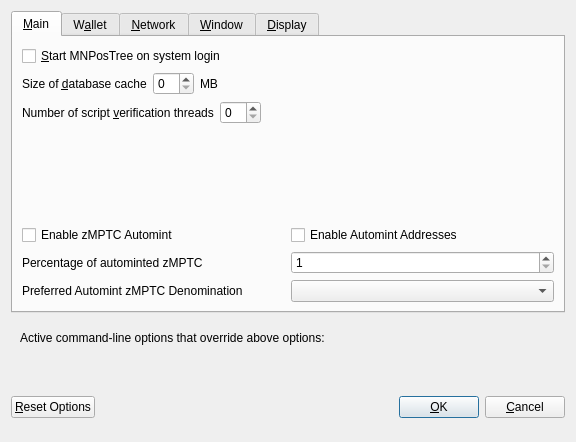
<?xml version="1.0" encoding="UTF-8"?>
<ui version="4.0">
 <class>OptionsDialog</class>
 <widget class="QDialog" name="OptionsDialog">
  <property name="geometry">
   <rect>
    <x>0</x>
    <y>0</y>
    <width>576</width>
    <height>442</height>
   </rect>
  </property>
  <property name="windowTitle">
   <string>Options</string>
  </property>
  <property name="modal">
   <bool>true</bool>
  </property>
  <layout class="QVBoxLayout" name="verticalLayout">
   <item>
    <widget class="QTabWidget" name="tabWidget">
     <property name="currentIndex">
      <number>0</number>
     </property>
     <widget class="QWidget" name="tabMain">
      <attribute name="title">
       <string>&amp;Main</string>
      </attribute>
      <layout class="QVBoxLayout" name="verticalLayout_Main">
       <item>
        <widget class="QCheckBox" name="bitcoinAtStartup">
         <property name="toolTip">
          <string>Automatically start MNPosTree after logging in to the system.</string>
         </property>
         <property name="text">
          <string>&amp;Start MNPosTree on system login</string>
         </property>
        </widget>
       </item>
       <item>
        <layout class="QHBoxLayout" name="horizontalLayout_2_Main">
         <item>
          <widget class="QLabel" name="databaseCacheLabel">
           <property name="text">
            <string>Size of &amp;database cache</string>
           </property>
           <property name="textFormat">
            <enum>Qt::PlainText</enum>
           </property>
           <property name="buddy">
            <cstring>databaseCache</cstring>
           </property>
          </widget>
         </item>
         <item>
          <widget class="QSpinBox" name="databaseCache"/>
         </item>
         <item>
          <widget class="QLabel" name="databaseCacheUnitLabel">
           <property name="text">
            <string>MB</string>
           </property>
           <property name="textFormat">
            <enum>Qt::PlainText</enum>
           </property>
          </widget>
         </item>
         <item>
          <spacer name="horizontalSpacer_2_Main">
           <property name="orientation">
            <enum>Qt::Horizontal</enum>
           </property>
           <property name="sizeHint" stdset="0">
            <size>
             <width>40</width>
             <height>20</height>
            </size>
           </property>
          </spacer>
         </item>
        </layout>
       </item>
       <item>
        <layout class="QHBoxLayout" name="horizontalLayout_3_Main">
         <item>
          <widget class="QLabel" name="threadsScriptVerifLabel">
           <property name="text">
            <string>Number of script &amp;verification threads</string>
           </property>
           <property name="textFormat">
            <enum>Qt::PlainText</enum>
           </property>
           <property name="buddy">
            <cstring>threadsScriptVerif</cstring>
           </property>
          </widget>
         </item>
         <item>
          <widget class="QSpinBox" name="threadsScriptVerif">
           <property name="toolTip">
            <string>(0 = auto, &lt;0 = leave that many cores free)</string>
           </property>
          </widget>
         </item>
         <item>
          <spacer name="horizontalSpacer_3_Main">
           <property name="orientation">
            <enum>Qt::Horizontal</enum>
           </property>
           <property name="sizeHint" stdset="0">
            <size>
             <width>40</width>
             <height>20</height>
            </size>
           </property>
          </spacer>
         </item>
        </layout>
       </item>
       <item>
        <spacer name="verticalSpacer_2">
         <property name="orientation">
          <enum>Qt::Vertical</enum>
         </property>
         <property name="sizeHint" stdset="0">
          <size>
           <width>20</width>
           <height>40</height>
          </size>
         </property>
        </spacer>
       </item>
       <item>
        <widget class="QWidget" name="verticalZmptcOptionsWidget" native="true">
         <layout class="QVBoxLayout" name="verticalZmptcOptionsLayout">
          <property name="margin">
           <number>0</number>
          </property>
          <item>
           <layout class="QHBoxLayout" name="horizontalAutomintingLayout">
            <item>
             <widget class="QCheckBox" name="checkBoxZeromintEnable">
              <property name="toolTip">
               <string>Enable automatic minting of MPTC units to zMPTC</string>
              </property>
              <property name="layoutDirection">
               <enum>Qt::LeftToRight</enum>
              </property>
              <property name="text">
               <string>Enable zMPTC Automint</string>
              </property>
             </widget>
            </item>
            <item>
             <widget class="QCheckBox" name="checkBoxZeromintAddresses">
              <property name="toolTip">
               <string>Enable automatic zMPTC minting from specific addresses</string>
              </property>
              <property name="layoutDirection">
               <enum>Qt::LeftToRight</enum>
              </property>
              <property name="text">
               <string>Enable Automint Addresses</string>
              </property>
             </widget>
            </item>
           </layout>
          </item>
          <item>
           <layout class="QHBoxLayout" name="horizontalZmintPercentageLayout">
            <item>
             <widget class="QLabel" name="percentage_label">
              <property name="toolTip">
               <string>Percentage of incoming MPTC which get automatically converted to zMPTC via Zerocoin Protocol (min: 10%)</string>
              </property>
              <property name="text">
               <string>Percentage of autominted zMPTC</string>
              </property>
             </widget>
            </item>
            <item>
             <widget class="QSpinBox" name="zeromintPercentage">
              <property name="minimum">
               <number>1</number>
              </property>
              <property name="maximum">
               <number>100</number>
              </property>
             </widget>
            </item>
           </layout>
          </item>
          <item>
           <layout class="QHBoxLayout" name="horizontalLayout" stretch="0,0">
            <property name="sizeConstraint">
             <enum>QLayout::SetFixedSize</enum>
            </property>
            <item>
             <widget class="QLabel" name="labelPreferredDenom">
              <property name="maximumSize">
               <size>
                <width>16777215</width>
                <height>16777215</height>
               </size>
              </property>
              <property name="toolTip">
               <string>Wait with automatic conversion to Zerocoin until enough MPTC for this denomination is available</string>
              </property>
              <property name="text">
               <string>Preferred Automint zMPTC Denomination</string>
              </property>
             </widget>
            </item>
            <item>
             <widget class="QComboBox" name="preferredDenom">
              <property name="maximumSize">
               <size>
                <width>16777215</width>
                <height>27</height>
               </size>
              </property>
              <property name="toolTip">
               <string>Wait with automatic conversion to Zerocoin until enough MPTC for this denomination is available</string>
              </property>
              <property name="maxVisibleItems">
               <number>9</number>
              </property>
              <property name="maxCount">
               <number>9</number>
              </property>
             </widget>
            </item>
           </layout>
          </item>
         </layout>
        </widget>
       </item>
      </layout>
     </widget>
     <widget class="QWidget" name="tabWallet">
      <attribute name="title">
       <string>W&amp;allet</string>
      </attribute>
      <layout class="QVBoxLayout" name="verticalLayout_Wallet">
       <item>
        <layout class="QHBoxLayout" name="horizontalLayout_2_Wallet">
         <item>
          <widget class="QLabel" name="labelStakeSplitThresholdText">
           <property name="text">
            <string>Stake split threshold:</string>
           </property>
          </widget>
         </item>
         <item>
          <widget class="QSpinBox" name="spinBoxStakeSplitThreshold">
           <property name="minimum">
            <number>1</number>
           </property>
           <property name="maximum">
            <number>999999</number>
           </property>
          </widget>
         </item>
        </layout>
       </item>
       <item>
        <widget class="QGroupBox" name="groupBox">
         <property name="title">
          <string>Expert</string>
         </property>
         <layout class="QVBoxLayout" name="verticalLayout_2">
          <item>
           <widget class="QCheckBox" name="coinControlFeatures">
            <property name="toolTip">
             <string>Whether to show coin control features or not.</string>
            </property>
            <property name="text">
             <string>Enable coin &amp;control features</string>
            </property>
           </widget>
          </item>
          <item>
           <widget class="QCheckBox" name="showMasternodesTab">
            <property name="toolTip">
             <string>Show additional tab listing all your masternodes in first sub-tab&lt;br/&gt;and all masternodes on the network in second sub-tab.</string>
            </property>
            <property name="text">
             <string>Show Masternodes Tab</string>
            </property>
           </widget>
          </item>
          <item>
           <widget class="QCheckBox" name="spendZeroConfChange">
            <property name="toolTip">
             <string>If you disable the spending of unconfirmed change, the change from a transaction&lt;br/&gt;cannot be used until that transaction has at least one confirmation.&lt;br/&gt;This also affects how your balance is computed.</string>
            </property>
            <property name="text">
             <string>&amp;Spend unconfirmed change</string>
            </property>
           </widget>
          </item>
         </layout>
        </widget>
       </item>
       <item>
        <spacer name="verticalSpacer_Wallet">
         <property name="orientation">
          <enum>Qt::Vertical</enum>
         </property>
         <property name="sizeHint" stdset="0">
          <size>
           <width>20</width>
           <height>40</height>
          </size>
         </property>
        </spacer>
       </item>
      </layout>
     </widget>
     <widget class="QWidget" name="tabNetwork">
      <attribute name="title">
       <string>&amp;Network</string>
      </attribute>
      <layout class="QVBoxLayout" name="verticalLayout_Network">
       <item>
        <widget class="QCheckBox" name="mapPortUpnp">
         <property name="toolTip">
          <string>Automatically open the MNPosTree client port on the router. This only works when your router supports UPnP and it is enabled.</string>
         </property>
         <property name="text">
          <string>Map port using &amp;UPnP</string>
         </property>
        </widget>
       </item>
       <item>
        <widget class="QCheckBox" name="allowIncoming">
         <property name="toolTip">
          <string>Accept connections from outside</string>
         </property>
         <property name="text">
          <string>Allow incoming connections</string>
         </property>
        </widget>
       </item>
       <item>
        <widget class="QCheckBox" name="connectSocks">
         <property name="toolTip">
          <string>Connect to the MNPosTree network through a SOCKS5 proxy.</string>
         </property>
         <property name="text">
          <string>&amp;Connect through SOCKS5 proxy (default proxy):</string>
         </property>
        </widget>
       </item>
       <item>
        <layout class="QHBoxLayout" name="horizontalLayout_1_Network">
         <item>
          <widget class="QLabel" name="proxyIpLabel">
           <property name="text">
            <string>Proxy &amp;IP:</string>
           </property>
           <property name="textFormat">
            <enum>Qt::PlainText</enum>
           </property>
           <property name="buddy">
            <cstring>proxyIp</cstring>
           </property>
          </widget>
         </item>
         <item>
          <widget class="QValidatedLineEdit" name="proxyIp">
           <property name="minimumSize">
            <size>
             <width>140</width>
             <height>0</height>
            </size>
           </property>
           <property name="maximumSize">
            <size>
             <width>140</width>
             <height>16777215</height>
            </size>
           </property>
           <property name="toolTip">
            <string>IP address of the proxy (e.g. IPv4: 127.0.0.1 / IPv6: ::1)</string>
           </property>
          </widget>
         </item>
         <item>
          <widget class="QLabel" name="proxyPortLabel">
           <property name="text">
            <string>&amp;Port:</string>
           </property>
           <property name="textFormat">
            <enum>Qt::PlainText</enum>
           </property>
           <property name="buddy">
            <cstring>proxyPort</cstring>
           </property>
          </widget>
         </item>
         <item>
          <widget class="QLineEdit" name="proxyPort">
           <property name="minimumSize">
            <size>
             <width>55</width>
             <height>0</height>
            </size>
           </property>
           <property name="maximumSize">
            <size>
             <width>55</width>
             <height>16777215</height>
            </size>
           </property>
           <property name="toolTip">
            <string>Port of the proxy (e.g. 9050)</string>
           </property>
          </widget>
         </item>
         <item>
          <spacer name="horizontalSpacer_1_Network">
           <property name="orientation">
            <enum>Qt::Horizontal</enum>
           </property>
           <property name="sizeHint" stdset="0">
            <size>
             <width>40</width>
             <height>20</height>
            </size>
           </property>
          </spacer>
         </item>
        </layout>
       </item>
       <item>
        <spacer name="verticalSpacer_Network">
         <property name="orientation">
          <enum>Qt::Vertical</enum>
         </property>
         <property name="sizeHint" stdset="0">
          <size>
           <width>20</width>
           <height>40</height>
          </size>
         </property>
        </spacer>
       </item>
      </layout>
     </widget>
     <widget class="QWidget" name="tabWindow">
      <attribute name="title">
       <string>&amp;Window</string>
      </attribute>
      <layout class="QVBoxLayout" name="verticalLayout_Window">
       <item>
        <widget class="QCheckBox" name="minimizeToTray">
         <property name="toolTip">
          <string>Show only a tray icon after minimizing the window.</string>
         </property>
         <property name="text">
          <string>&amp;Minimize to the tray instead of the taskbar</string>
         </property>
        </widget>
       </item>
       <item>
        <widget class="QCheckBox" name="minimizeOnClose">
         <property name="toolTip">
          <string>Minimize instead of exit the application when the window is closed. When this option is enabled, the application will be closed only after selecting Quit in the menu.</string>
         </property>
         <property name="text">
          <string>M&amp;inimize on close</string>
         </property>
        </widget>
       </item>
       <item>
        <spacer name="verticalSpacer_Window">
         <property name="orientation">
          <enum>Qt::Vertical</enum>
         </property>
         <property name="sizeHint" stdset="0">
          <size>
           <width>20</width>
           <height>40</height>
          </size>
         </property>
        </spacer>
       </item>
      </layout>
     </widget>
     <widget class="QWidget" name="tabDisplay">
      <attribute name="title">
       <string>&amp;Display</string>
      </attribute>
      <layout class="QVBoxLayout" name="verticalLayout_Display">
       <item>
        <layout class="QHBoxLayout" name="horizontalLayout_1_Display">
         <item>
          <widget class="QLabel" name="langLabel">
           <property name="text">
            <string>User Interface &amp;language:</string>
           </property>
           <property name="textFormat">
            <enum>Qt::PlainText</enum>
           </property>
           <property name="buddy">
            <cstring>lang</cstring>
           </property>
          </widget>
         </item>
         <item>
          <widget class="QValueComboBox" name="lang">
           <property name="toolTip">
            <string>The user interface language can be set here. This setting will take effect after restarting MNPosTree.</string>
           </property>
          </widget>
         </item>
        </layout>
       </item>
       <item>
        <widget class="QLabel" name="label_3">
         <property name="toolTip">
          <string notr="true"/>
         </property>
         <property name="statusTip">
          <string notr="true"/>
         </property>
         <property name="whatsThis">
          <string notr="true"/>
         </property>
         <property name="accessibleName">
          <string notr="true"/>
         </property>
         <property name="text">
          <string>Language missing or translation incomplete? Help contributing translations here:
https://www.transifex.com/mnpostree-project/mnpostree-project-translations</string>
         </property>
         <property name="wordWrap">
          <bool>true</bool>
         </property>
         <property name="openExternalLinks">
          <bool>true</bool>
         </property>
         <property name="textInteractionFlags">
          <set>Qt::TextBrowserInteraction</set>
         </property>
        </widget>
       </item>
       <item>
        <layout class="QHBoxLayout" name="horizontalLayout_2_Display" stretch="0,0">
         <item>
          <widget class="QLabel" name="themeLabel">
           <property name="text">
            <string>User Interface Theme:</string>
           </property>
          </widget>
         </item>
         <item>
          <widget class="QValueComboBox" name="theme"/>
         </item>
        </layout>
       </item>
       <item>
        <widget class="QWidget" name="verticalZmptcDisplayWidget" native="true">
         <layout class="QVBoxLayout" name="verticalZmptcDisplayLayout">
          <property name="margin">
           <number>0</number>
          </property>
          <item>
           <widget class="Line" name="line">
            <property name="orientation">
             <enum>Qt::Horizontal</enum>
            </property>
           </widget>
          </item>
          <item>
           <layout class="QHBoxLayout" name="horizontalLayout_3_Display">
            <item>
             <widget class="QLabel" name="unitLabel">
              <property name="text">
               <string>Unit to show amounts in:</string>
              </property>
              <property name="textFormat">
               <enum>Qt::PlainText</enum>
              </property>
             </widget>
            </item>
            <item>
             <widget class="QValueComboBox" name="unit">
              <property name="toolTip">
               <string>Choose the default subdivision unit to show in the interface and when sending coins.</string>
              </property>
             </widget>
            </item>
           </layout>
          </item>
          <item>
           <layout class="QHBoxLayout" name="horizontalLayout_4_Display">
            <item>
             <widget class="QLabel" name="digitsLabel">
              <property name="text">
               <string>Decimal digits</string>
              </property>
             </widget>
            </item>
            <item>
             <widget class="QValueComboBox" name="digits"/>
            </item>
           </layout>
          </item>
          <item>
           <layout class="QHBoxLayout" name="horizontalLayout_5_Display">
            <item>
             <widget class="QCheckBox" name="checkBoxHideZeroBalances">
              <property name="toolTip">
               <string>Hide empty balances</string>
              </property>
              <property name="layoutDirection">
               <enum>Qt::LeftToRight</enum>
              </property>
              <property name="text">
               <string>Hide empty balances</string>
              </property>
             </widget>
            </item>
            <item>
             <widget class="QCheckBox" name="checkBoxHideOrphans">
              <property name="toolTip">
               <string>Hide orphan stakes in transaction lists</string>
              </property>
              <property name="text">
               <string>Hide orphan stakes</string>
              </property>
             </widget>
            </item>
            <item>
             <spacer name="horizontalSpacer">
              <property name="orientation">
               <enum>Qt::Horizontal</enum>
              </property>
              <property name="sizeHint" stdset="0">
               <size>
                <width>40</width>
                <height>20</height>
               </size>
              </property>
             </spacer>
            </item>
           </layout>
          </item>
          <item>
           <layout class="QHBoxLayout" name="horizontalLayout_6_Display">
            <item>
             <widget class="QLabel" name="thirdPartyTxUrlsLabel">
              <property name="toolTip">
               <string>Third party URLs (e.g. a block explorer) that appear in the transactions tab as context menu items. %s in the URL is replaced by transaction hash. Multiple URLs are separated by vertical bar |.</string>
              </property>
              <property name="text">
               <string>Third party transaction URLs</string>
              </property>
             </widget>
            </item>
            <item>
             <widget class="QLineEdit" name="thirdPartyTxUrls">
              <property name="toolTip">
               <string>Third party URLs (e.g. a block explorer) that appear in the transactions tab as context menu items. %s in the URL is replaced by transaction hash. Multiple URLs are separated by vertical bar |.</string>
              </property>
             </widget>
            </item>
           </layout>
          </item>
         </layout>
        </widget>
       </item>
       <item>
        <spacer name="verticalSpacer">
         <property name="orientation">
          <enum>Qt::Vertical</enum>
         </property>
         <property name="sizeHint" stdset="0">
          <size>
           <width>20</width>
           <height>40</height>
          </size>
         </property>
        </spacer>
       </item>
      </layout>
     </widget>
    </widget>
   </item>
   <item>
    <widget class="QFrame" name="frame">
     <layout class="QVBoxLayout" name="verticalLayout_Bottom">
      <item>
       <layout class="QHBoxLayout" name="horizontalLayout_Bottom">
        <item>
         <widget class="QLabel" name="overriddenByCommandLineInfoLabel">
          <property name="text">
           <string>Active command-line options that override above options:</string>
          </property>
          <property name="textFormat">
           <enum>Qt::PlainText</enum>
          </property>
         </widget>
        </item>
        <item>
         <spacer name="horizontalSpacer_Bottom">
          <property name="orientation">
           <enum>Qt::Horizontal</enum>
          </property>
          <property name="sizeHint" stdset="0">
           <size>
            <width>40</width>
            <height>20</height>
           </size>
          </property>
         </spacer>
        </item>
       </layout>
      </item>
      <item>
       <widget class="QLabel" name="overriddenByCommandLineLabel">
        <property name="text">
         <string/>
        </property>
        <property name="textFormat">
         <enum>Qt::PlainText</enum>
        </property>
        <property name="wordWrap">
         <bool>true</bool>
        </property>
       </widget>
      </item>
     </layout>
    </widget>
   </item>
   <item>
    <layout class="QHBoxLayout" name="horizontalLayout_Buttons">
     <item>
      <widget class="QPushButton" name="resetButton">
       <property name="toolTip">
        <string>Reset all client options to default.</string>
       </property>
       <property name="text">
        <string>&amp;Reset Options</string>
       </property>
       <property name="autoDefault">
        <bool>false</bool>
       </property>
      </widget>
     </item>
     <item>
      <spacer name="horizontalSpacer_1">
       <property name="orientation">
        <enum>Qt::Horizontal</enum>
       </property>
       <property name="sizeHint" stdset="0">
        <size>
         <width>40</width>
         <height>48</height>
        </size>
       </property>
      </spacer>
     </item>
     <item>
      <widget class="QLabel" name="statusLabel">
       <property name="minimumSize">
        <size>
         <width>200</width>
         <height>0</height>
        </size>
       </property>
       <property name="font">
        <font>
         <weight>75</weight>
         <bold>true</bold>
        </font>
       </property>
       <property name="text">
        <string/>
       </property>
       <property name="textFormat">
        <enum>Qt::PlainText</enum>
       </property>
       <property name="wordWrap">
        <bool>true</bool>
       </property>
      </widget>
     </item>
     <item>
      <spacer name="horizontalSpacer_2">
       <property name="orientation">
        <enum>Qt::Horizontal</enum>
       </property>
       <property name="sizeHint" stdset="0">
        <size>
         <width>40</width>
         <height>48</height>
        </size>
       </property>
      </spacer>
     </item>
     <item>
      <widget class="QPushButton" name="okButton">
       <property name="text">
        <string>&amp;OK</string>
       </property>
       <property name="autoDefault">
        <bool>false</bool>
       </property>
       <property name="default">
        <bool>true</bool>
       </property>
      </widget>
     </item>
     <item>
      <widget class="QPushButton" name="cancelButton">
       <property name="text">
        <string>&amp;Cancel</string>
       </property>
       <property name="autoDefault">
        <bool>false</bool>
       </property>
      </widget>
     </item>
    </layout>
   </item>
  </layout>
 </widget>
 <customwidgets>
  <customwidget>
   <class>QValidatedLineEdit</class>
   <extends>QLineEdit</extends>
   <header>qvalidatedlineedit.h</header>
  </customwidget>
  <customwidget>
   <class>QValueComboBox</class>
   <extends>QComboBox</extends>
   <header>qvaluecombobox.h</header>
  </customwidget>
 </customwidgets>
 <resources/>
 <connections/>
</ui>
